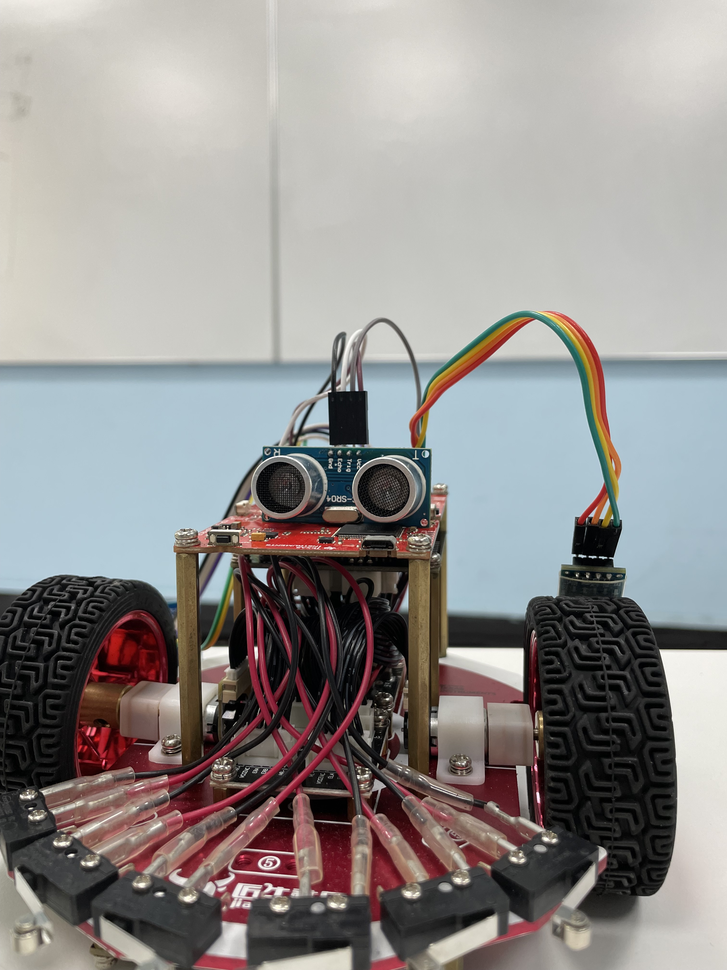
#> input picture Edge/picture/pic.png, 727 x 970 px, shrunk from 3024 x 4032 before the run, found by its file name
$ python canny_Edge.py
#> lines starting #> are read from the running program, lines starting #| are printed output that depends on the picture; after the words box and inside, x2 and y2 are one past the last pixel; in counts of white or black regions, pixels touching at a corner belong together
import cv2
import numpy as np
import matplotlib.pyplot as plt

# 读取图像
img = cv2.imread('picture\pic.png')
#> img is the input picture: shape (970, 727, 3); mean B, G, R 141.1, 142.9, 146.3
lenna_img = cv2.cvtColor(img, cv2.COLOR_BGR2RGB)

#灰度化处理
grayImage = cv2.cvtColor(img, cv2.COLOR_BGR2GRAY)
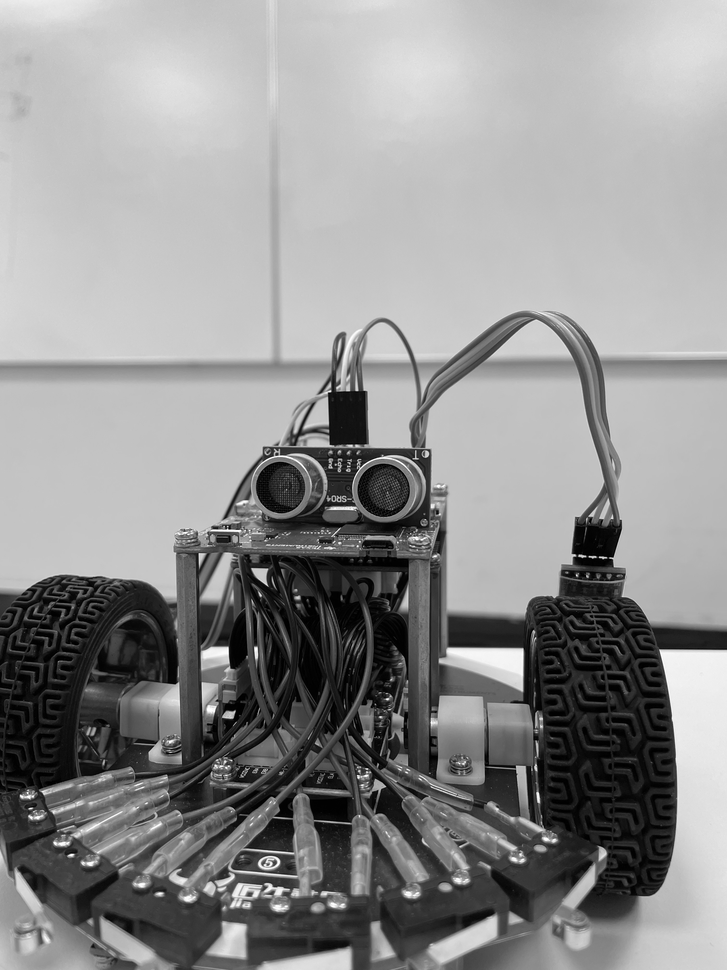
#> grayImage: shape (970, 727); min 0, max 255, mean 143.7

#高斯滤波降噪
gaussian = cv2.GaussianBlur(grayImage, (3, 3), 0)

#腐蚀化
kernel = np.ones((5,5), np.uint8)
k_ys = cv2.morphologyEx(gaussian, cv2.MORPH_OPEN, kernel)
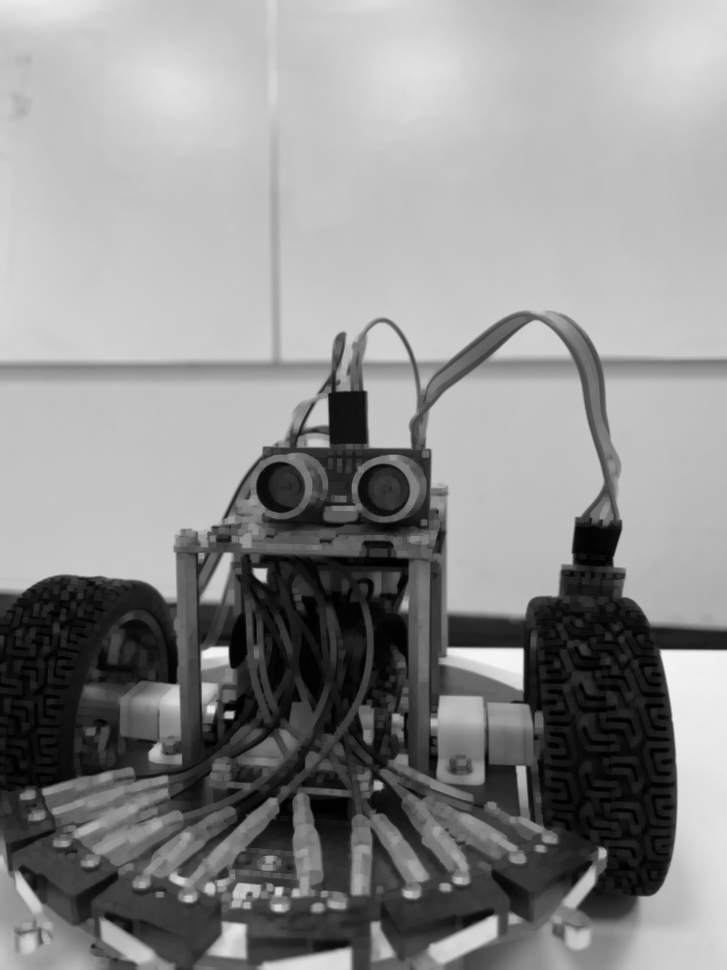
#> k_ys: shape (970, 727); min 1, max 245, mean 141.1

#Canny算子
Canny = cv2.Canny(k_ys, 50, 150)
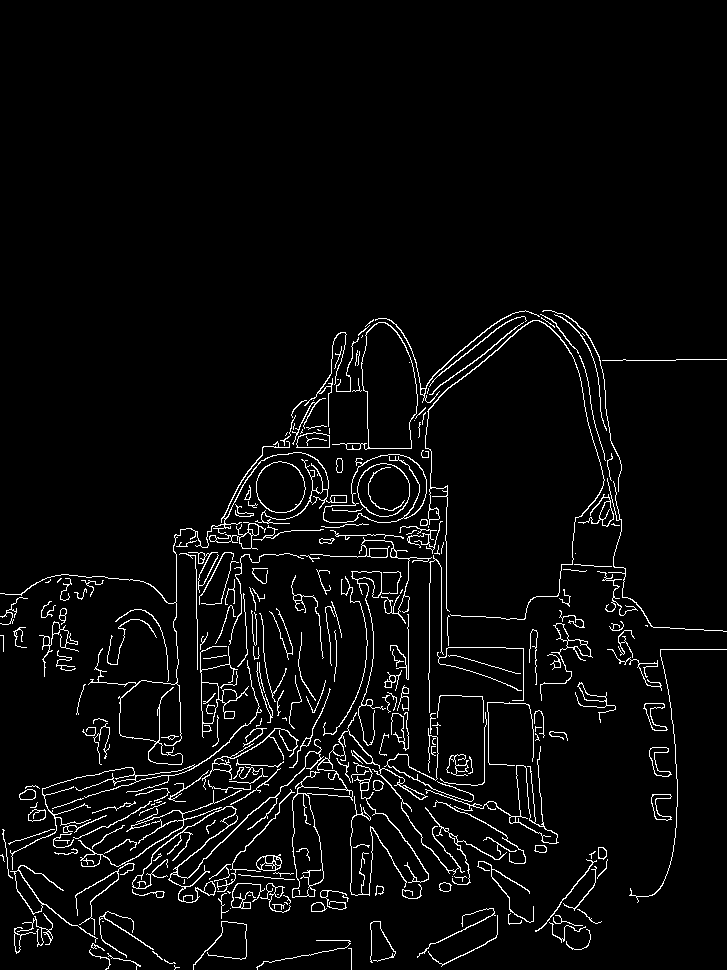
#> Canny: shape (970, 727); 4.1% white in thin lines or dots, all inside (x1, y1, x2, y2) = (0, 310, 727, 970)

#用来正常显示中文标签
plt.rcParams['font.sans-serif'] = ['SimHei']

#显示图形
titles = [u'原始图像', u'高斯滤波',u'Canny算子',]
images = [lenna_img, k_ys,Canny,]
for i in range(3):
    plt.subplot(2, 2, i + 1), plt.imshow(images[i], 'gray')
    plt.title(titles[i])
    plt.xticks([]), plt.yticks([])
plt.show()
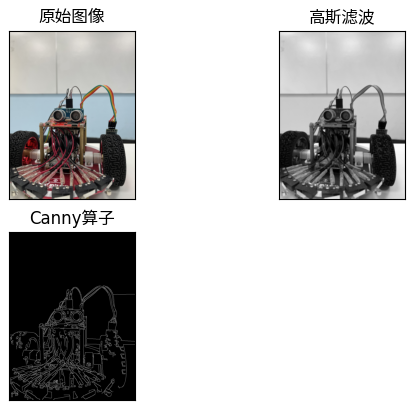
#> figure drawn by matplotlib, 3 panels
cv2.imwrite('canny.png',Canny)
